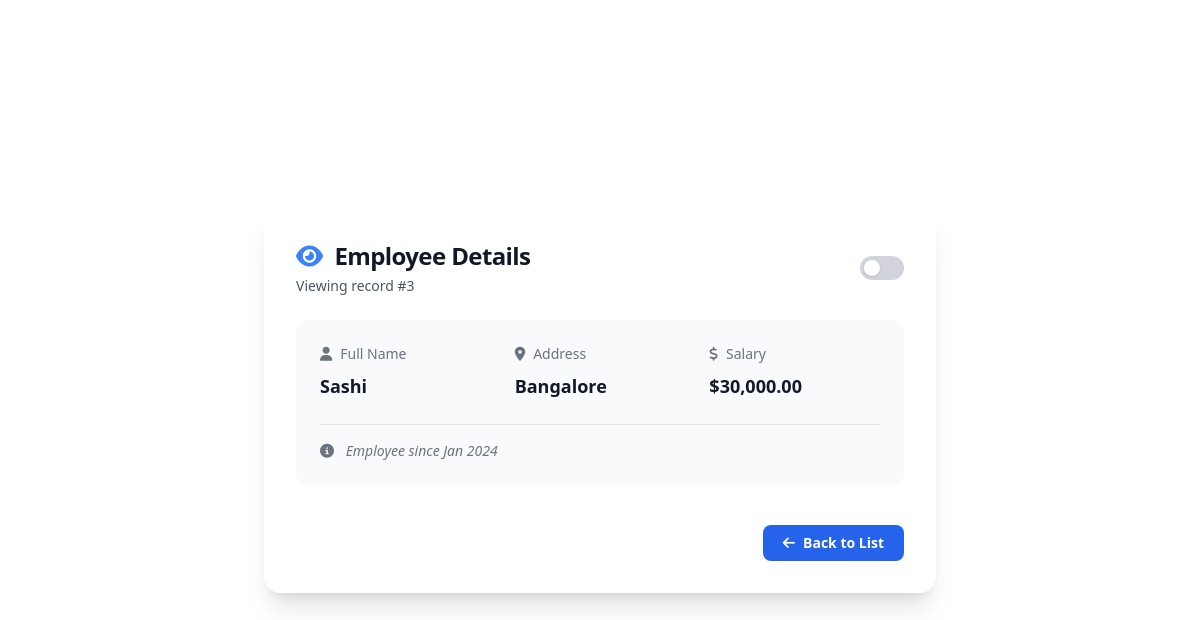
Screenshot of /read.php?id=3 with the database file from the repository.
### tables this page shows
CREATE TABLE `employees` (
  `id` int(11) NOT NULL,
  `name` varchar(100) NOT NULL,
  `address` varchar(255) NOT NULL,
  `salary` bigint(20) NOT NULL
);

### read.php (the view, shortened to what this page needs)
<?php
if(isset($_GET["id"]) && !empty(trim($_GET["id"]))){
    require_once "config.php";
    $sql = "SELECT * FROM employees WHERE id = ?";
    if($stmt = mysqli_prepare($link, $sql)){
        mysqli_stmt_bind_param($stmt, "i", $param_id);
        if(mysqli_stmt_execute($stmt)){
            $result = mysqli_stmt_get_result($stmt);
            if(mysqli_num_rows($result) == 1){
                $row = mysqli_fetch_array($result, MYSQLI_ASSOC);
            } else{
                header("location: error.php");
                exit();
            }
        } else{
            echo "Oops! Something went wrong. Please try again later.";
        }
    }
} else{
    header("location: error.php");
    exit();
}
?>
<!DOCTYPE html>
<html lang="en" class="dark">
<head>
  <script src="https://cdn.tailwindcss.com"></script>
  <link rel="stylesheet" href="https://cdnjs.cloudflare.com/ajax/libs/font-awesome/6.4.0/css/all.min.css">
</head>
<body class="bg-white text-gray-900 dark:bg-gray-900 dark:text-white transition-colors duration-300 font-sans">
  <div class="min-h-screen flex items-center justify-center px-4 sm:px-6 lg:px-8 py-8">
    <div class="w-full max-w-2xl bg-white dark:bg-gray-800 rounded-2xl shadow-xl p-8 space-y-6 transition-all">
      <div class="flex items-center justify-between">
        <div>
          <h1 class="text-2xl font-bold tracking-tight text-gray-900 dark:text-white flex items-center">
            <i class="fas fa-eye mr-3 text-blue-500"></i>
            Employee Details
          </h1>
          <p class="text-sm text-gray-600 dark:text-gray-300 mt-1">Viewing record #<?php echo htmlspecialchars($_GET["id"]); ?></p>
        </div>
        <div class="flex items-center space-x-2">
          <label for="theme-toggle" class="relative inline-block w-11 h-6 bg-gray-300 dark:bg-gray-600 rounded-full cursor-pointer transition-colors">
            <span class="absolute left-1 top-1 w-4 h-4 bg-white rounded-full shadow transform transition-transform"></span>
          </label>
        </div>
      </div>
      <div class="bg-gray-50 dark:bg-gray-700/30 rounded-xl p-6 space-y-6">
        <div class="grid grid-cols-1 md:grid-cols-3 gap-6">
          <div class="space-y-2">
            <div class="flex items-center text-sm font-medium text-gray-500 dark:text-gray-400">
              <i class="fas fa-user mr-2"></i>
              Full Name
            </div>
            <div class="text-lg font-semibold text-gray-900 dark:text-white">
              <?php echo htmlspecialchars($row["name"]); ?>
            </div>
          </div>
          <div class="space-y-2">
            <div class="flex items-center text-sm font-medium text-gray-500 dark:text-gray-400">
              <i class="fas fa-map-marker-alt mr-2"></i>
              Address
            </div>
            <div class="text-lg font-semibold text-gray-900 dark:text-white">
              <?php echo htmlspecialchars($row["address"]); ?>
            </div>
          </div>
          <div class="space-y-2">
            <div class="flex items-center text-sm font-medium text-gray-500 dark:text-gray-400">
              <i class="fas fa-dollar-sign mr-2"></i>
              Salary
            </div>
            <div class="text-lg font-semibold text-gray-900 dark:text-white">
              $<?php echo number_format(htmlspecialchars($row["salary"]), 2); ?>
            </div>
          </div>
        </div>
        <div class="border-t border-gray-200 dark:border-gray-700 pt-4 mt-4">
          <div class="text-sm text-gray-500 dark:text-gray-400 italic">
            <i class="fas fa-info-circle mr-2"></i>
            Employee since <?php echo date("M Y", strtotime("-" . rand(1,60) . " months")); ?>
          </div>
        </div>
      </div>
      <div class="flex justify-end pt-4">
        <a href="index.php" class="inline-flex items-center gap-2 px-5 py-2 rounded-lg bg-blue-600 hover:bg-blue-700 text-white text-sm font-semibold transition">
          <i class="fas fa-arrow-left"></i> Back to List
        </a>
      </div>
    </div>
  </div>
</body>
</html>

### rows the page displays
employees: name "Sashi", address "Bangalore", salary "30,000.00"

### other values shown
$_GET["id"] "3"
